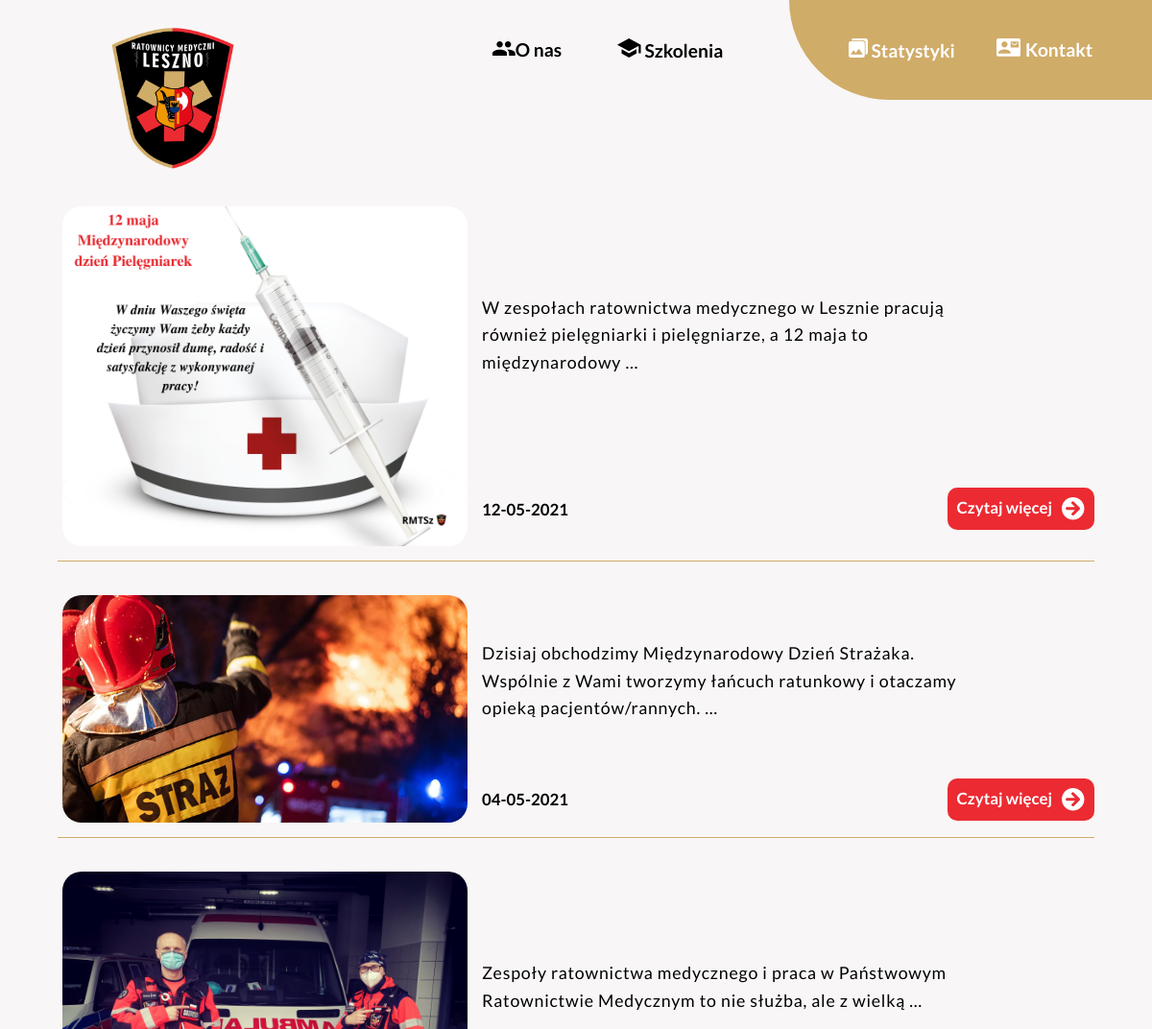
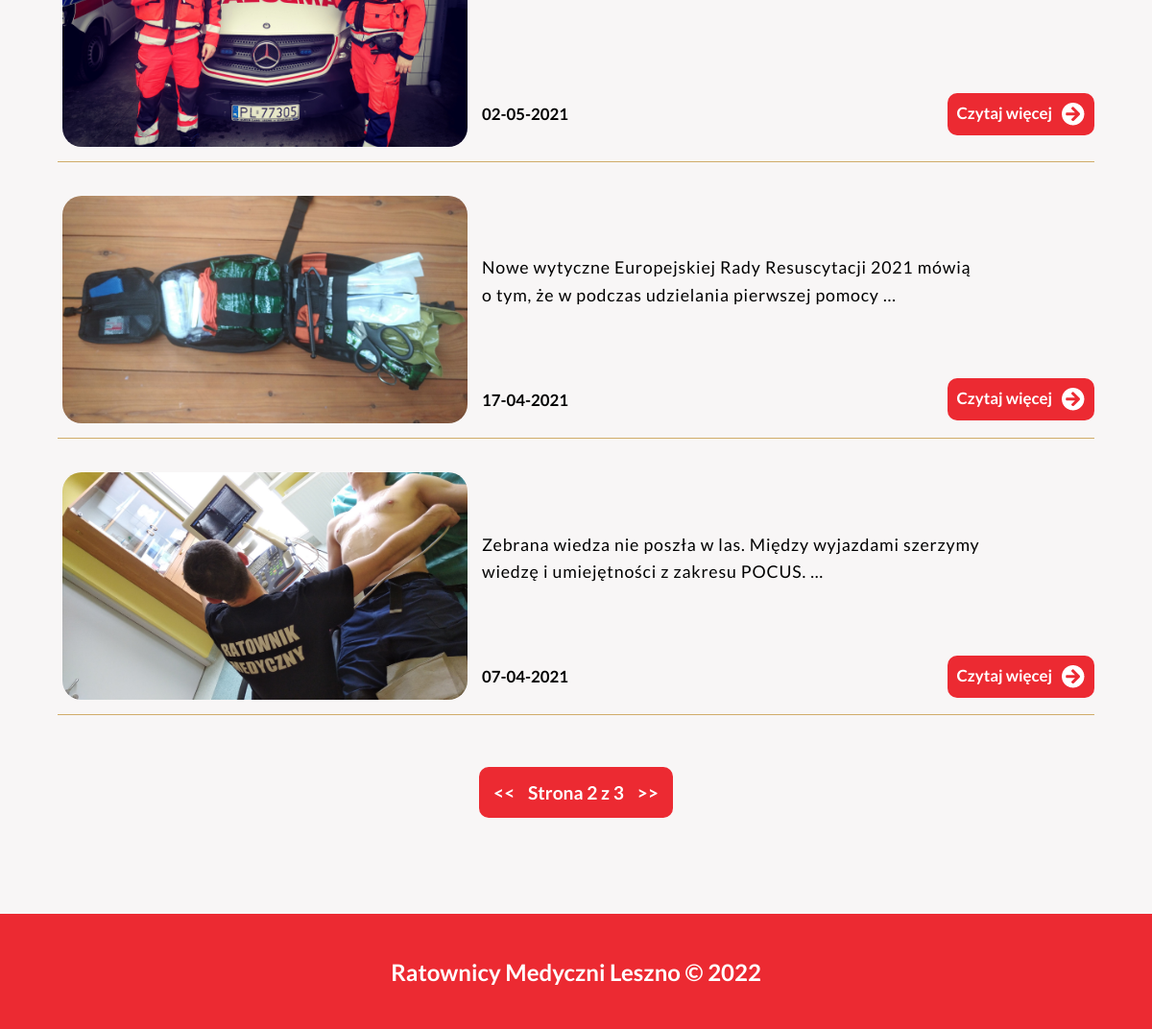
The app's page /posty?page=2 with its own data (2 pictures, top to bottom).
### ratownicy_blog/models.py (models this page shows, shortened)
class Post(models.Model):
    STATUS_POST = (
        ('robocza', 'Robocza'),
        ('opublikowane', 'Opublikowane'),
    )
    CATEGORIES = (
        ('szkolenia', 'Szkolenia'),
        ('podstawowe', 'Podstawowe'),
    )
    title = models.CharField(max_length=250)
    slug = models.SlugField(max_length=250,
                            unique_for_date='publish')
    author = models.ForeignKey(User,
                               on_delete=models.CASCADE,
                               related_name='blog_posts')
    text_post = RichTextField(blank='True')
    publish = models.DateTimeField(default=timezone.now)
    created = models.DateTimeField(auto_now_add=True)
    update = models.DateTimeField(auto_now=True)
    status = models.CharField(max_length=13,
                              choices=STATUS_POST,
                              default='robocze')
    imagePost = models.ImageField(null=True, blank='True')
    objects = models.Manager()
    published = PublishedManager()
    categories = models.CharField(max_length=11,
                                  choices=CATEGORIES,
                                  default='podstawowe')
    class Meta:
        ordering = ('-publish',)
    def get_absolute_url(self):
        return reverse('blog:post_detail',
                       args = [self.publish.year,
                               self.publish.strftime('%m'),
                               self.publish.strftime('%d'),
                               self.slug])

### ratownicy_blog/views.py (the view)
# urls.py: path('posty', views.post_list, name='posty'),
def post_list(request):
    posts = Post.published.all().filter(categories = "podstawowe")
    paginator = Paginator(posts, 5)
    page = request.GET.get('page')
    try:
        posts = paginator.page(page)
    except PageNotAnInteger:
        posts = paginator.page(1)
    except EmptyPage:
        posts = paginator.page(paginator.num_pages)
    return render(request,
                  'blog/post/all-posts.html',
                  { 'page': page,
                    'posts': posts})

### ratownicy_blog/models.py (called while the page is built)
    def get_queryset(self):
        return super(PublishedManager,
                     self).get_queryset()\
                            .filter(status='opublikowane')

### ratownicy_blog/templates/blog/post/all-posts.html
{% extends "blog/base.html" %}
{% load static %}
{% block link %}
    <link rel="stylesheet" href="{% static 'css/all-posts.css'%}">
{% endblock %}
{% block content %}
<main class="all-post-main">
      <section class="all-post-main-container">
          {% for all_posts in posts %}
                <div class="all-post-main-container-box">
                    <div class="all-post-main-container-box-image"><img src="{{ all_posts.imagePost.url }}" alt=""></div>
                    <div class="all-post-main-container-box-right">
                        <div class="box-right-text">
                                {{ all_posts.text_post|truncatewords:15|safe }}
                        </div>
                        <div class="box-right-down">
                            <div class="box-right-down-date">{{ all_posts.publish|date:'d-m-Y' }}</div>
                            <a href="{{ all_posts.get_absolute_url }}"><div class="box-right-down-read-more">Czytaj więcej<img src="{% static 'img/read-more.png' %}"></div></a>
                        </div>
                    </div>
                </div>
          {% endfor %}
      </section>
  </main>
    {% include "pagination.html" with page=posts %}
{% endblock %}

### ratownicy_blog/static/css/main.css (style rules this page uses)
* { margin: 0; padding: 0; scroll-behavior: smooth; -webkit-box-sizing: border-box; box-sizing: border-box; }
a { text-decoration: none; color: #ffffff; }
body { background-color: #F8F6F6; font-family: "Lato", sans-serif; }
main { display: -webkit-box; display: -ms-flexbox; display: flex; -webkit-box-orient: vertical; -webkit-box-direction: normal; -ms-flex-direction: column; flex-direction: column; margin-top: 50px; }

### ratownicy_blog/static/css/all-posts.css (style rules this page uses)
.all-post-main { display: -webkit-box; display: -ms-flexbox; display: flex; -webkit-box-pack: start; -ms-flex-pack: start; justify-content: flex-start; -webkit-box-align: center; -ms-flex-align: center; align-items: center; }
.all-post-main-container { width: 60%; display: -webkit-box; display: -ms-flexbox; display: flex; -webkit-box-orient: vertical; -webkit-box-direction: normal; -ms-flex-direction: column; flex-direction: column; }
.all-post-main-container a { text-decoration: none; color: black; }
.all-post-main-container-box { border-bottom: solid #D0AC69 1px; margin-bottom: 10px; padding-bottom: 10px; display: -webkit-box; display: -ms-flexbox; display: flex; }
.all-post-main-container-box-image { width: 30%; display: -webkit-box; display: -ms-flexbox; display: flex; -webkit-box-pack: center; -ms-flex-pack: center; justify-content: center; -webkit-box-align: center; -ms-flex-align: center; align-items: center; overflow: hidden; padding: 5px; }
.all-post-main-container-box-image img { border-radius: 20px; width: 100%; }
.all-post-main-container-box-right { width: 70%; display: -webkit-box; display: -ms-flexbox; display: flex; -webkit-box-orient: vertical; -webkit-box-direction: normal; -ms-flex-direction: column; flex-direction: column; -webkit-box-align: start; -ms-flex-align: start; align-items: flex-start; -webkit-box-pack: center; -ms-flex-pack: center; justify-content: center; }
.all-post-main-container-box-right .box-right-text { display: -webkit-box; display: -ms-flexbox; display: flex; flex-direction: column; -webkit-box-align: center; -ms-flex-align: center; align-items: center; height: 80%; align-items:flex-start; justify-content: center; }
.all-post-main-container-box-right .box-right-text p { text-align: left; letter-spacing: 0.05rem; line-height: 1.6; font-size: 1.11rem; padding-left: 10px; width: 82%; }
.all-post-main-container-box-right .box-right-down { height: 25%; width: 100%; display: -webkit-box; display: -ms-flexbox; display: flex; -webkit-box-align: center; -ms-flex-align: center; align-items: center; -webkit-box-pack: justify; -ms-flex-pack: justify; justify-content: space-between; font-weight: bold; font-size: 1.05rem; }
.all-post-main-container-box-right .box-right-down-date { margin-left: 10px; }
.all-post-main-container-box-right .box-right-down-read-more { padding: 10px; border-radius: 10px; background-color: #EC2A32; display: -webkit-box; display: -ms-flexbox; display: flex; color: #fff; }
.all-post-main-container-box-right .box-right-down-read-more img { padding-left: 10px; }
@media screen and (max-width: 1200px) { .all-post-main-container { width: 90%; } }
@media screen and (max-width: 1200px) { .all-post-main-container-box { margin-bottom: 30px; } }
@media screen and (max-width: 1200px) { .all-post-main-container-box-image { width: 40%; } }
@media screen and (max-width: 1200px) { .all-post-main-container-box-right { width: 60%; } }

### records on screen
Post: imagePost (picture), text_post "W zespołach ratownictwa medycznego w Lesznie pracują również pielęgniarki i pielęgniarze, a 12 maja to międzynarodowy …", publish "12-05-2021"
Post: imagePost (picture), text_post "Dzisiaj obchodzimy Międzynarodowy Dzień Strażaka. Wspólnie z Wami tworzymy łańcuch ratunkowy i otaczamy opieką pacjentów/rannych. …", publish "04-05-2021"
Post: imagePost (picture), text_post "Zespoły ratownictwa medycznego i praca w Państwowym Ratownictwie Medycznym to nie służba, ale z wielką …", publish "02-05-2021"
Post: imagePost (picture), text_post "Nowe wytyczne Europejskiej Rady Resuscytacji 2021 mówią o tym, że w podczas udzielania pierwszej pomocy …", publish "17-04-2021"
Post: imagePost (picture), text_post "Zebrana wiedza nie poszła w las. Między wyjazdami szerzymy wiedzę i umiejętności z zakresu POCUS. …", publish "07-04-2021"

### other values on screen
{{ page.number }} "2"
{{ page.paginator.num_pages }} "3"
